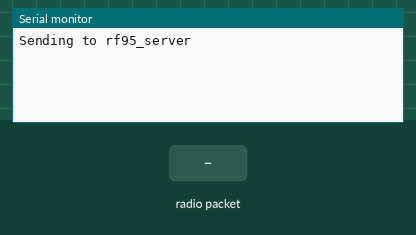
Simulated run of this sketch. Board: Arduino Uno, built with avr-gcc and run on an emulated ATmega328P. Parts: the last lines printed to the serial monitor. The test bench sets the inputs (shaded band). No radio packets arrive unless stated.

Above: at 1.2 s.
1.3 s: radio packet "1" arrives
At 1.56 s:
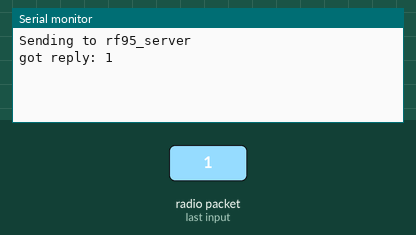
2.8 s: radio packet "0" arrives
At 4.0 s:
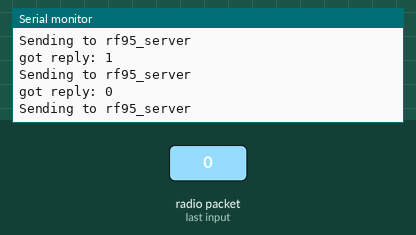
4.3 s: radio packet "2" arrives
At 4.57 s:
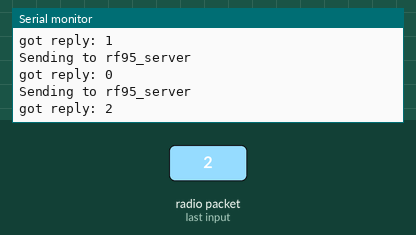

The sketch:

loraclint.ino
```cpp
#include <SPI.h>
#include <RH_RF95.h>

// Singleton instance of the radio driver
RH_RF95 rf95;
//RH_RF95 rf95(5, 2); // Rocket Scream Mini Ultra Pro with the RFM95W
//RH_RF95 rf95(8, 3); // Adafruit Feather M0 with RFM95

// Need this on Arduino Zero with SerialUSB port (eg RocketScream Mini Ultra Pro)
//#define Serial SerialUSB

void setup()
{
  Serial.begin(9600);
  while (!Serial) ; // Wait for serial port to be available
  if (!rf95.init())
    Serial.println("init failed");
  // Defaults after init are 434.0MHz, 13dBm, Bw = 125 kHz, Cr = 4/5, Sf = 128chips/symbol, CRC on
  //  driver.setTxPower(14, true);
}

void loop()
{
  Serial.println("Sending to rf95_server");
  // Send a message to rf95_server
  uint8_t data[] = "Hello I'm from lora!";
  rf95.send(data, sizeof(data));

  rf95.waitPacketSent();
  // Now wait for a reply
  uint8_t buf[RH_RF95_MAX_MESSAGE_LEN];
  uint8_t len = sizeof(buf);

  if (rf95.waitAvailableTimeout(3000))
  {
    // Should be a reply message for us now
    if (rf95.recv(buf, &len))
    {
      Serial.print("got reply: ");
      Serial.println((char*)buf);
    }
    else
    {
      Serial.println("recv failed");
    }
  }
  else
  {
    Serial.println("No reply, is rf95_server running?");
  }
  delay(400);
}
```

Measured:
- after the input at 1.3 s, the serial monitor: prints a new line at once (image 1)
- after the input at 2.8 s, the serial monitor: prints a new line at once (image 2)
- after the input at 4.3 s, the serial monitor: prints a new line at once (image 3)
